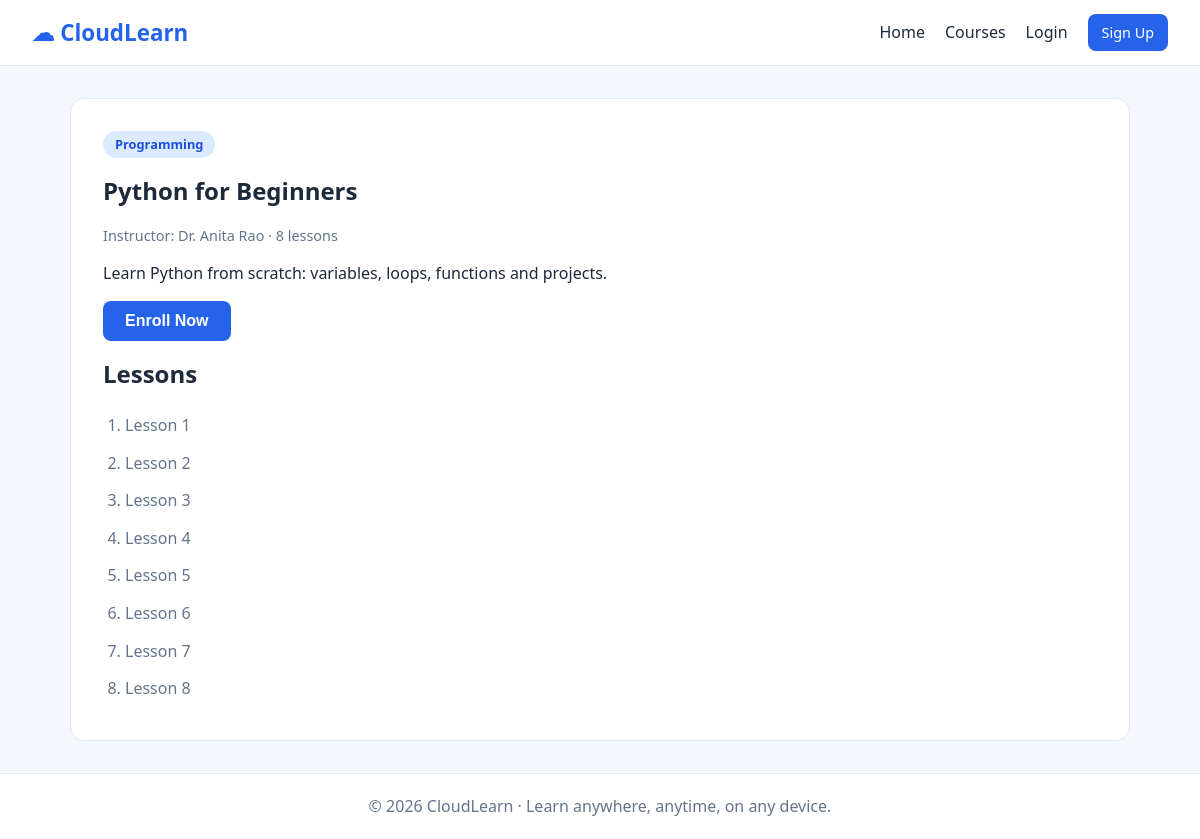
The page /course/1 on the database its author committed.
### tables this page shows
CREATE TABLE courses(
            id INTEGER PRIMARY KEY AUTOINCREMENT,
            title TEXT NOT NULL, category TEXT NOT NULL,
            instructor TEXT NOT NULL, description TEXT NOT NULL,
            lessons INTEGER NOT NULL);

### app.py (the view)
@app.route("/course/<int:course_id>")
def course_detail(course_id):
    db = get_db()
    course = db.execute("SELECT * FROM courses WHERE id=?",
                        (course_id,)).fetchone()
    if course is None:
        return render_template("404.html"), 404
    enrolled = None
    if "user_id" in session:
        enrolled = db.execute(
            "SELECT * FROM enrollments WHERE user_id=? AND course_id=?",
            (session["user_id"], course_id)).fetchone()
    return render_template("course_detail.html", course=course, enrolled=enrolled)

### app.py (called while the page is built)
def get_db():
    if "db" not in g:
        g.db = sqlite3.connect(DATABASE)
        g.db.row_factory = sqlite3.Row
    return g.db

### templates/course_detail.html (shortened to what this page needs)
{% extends "base.html" %}
{% block content %}
<section class="detail">
  <span class="tag">{{ course.category }}</span>
  <h1>{{ course.title }}</h1>
  <p class="meta">Instructor: {{ course.instructor }} &middot; {{ course.lessons }} lessons</p>
  <p>{{ course.description }}</p>
  {% if enrolled %}
    {% set pct = (enrolled.completed * 100 // course.lessons) %}
    <div class="progress"><div class="bar" style="width: {{ pct }}%"></div></div>
    <p>{{ enrolled.completed }} of {{ course.lessons }} lessons completed ({{ pct }}%)</p>
    {% if enrolled.completed < course.lessons %}
      <form method="post" action="{{ url_for('progress', course_id=course.id) }}">
        <button class="btn" type="submit">Mark next lesson complete</button>
      </form>
    {% else %}
      <p class="flash success">&#127881; Course completed. Great work!</p>
    {% endif %}
  {% else %}
    <form method="post" action="{{ url_for('enroll', course_id=course.id) }}">
      <button class="btn" type="submit">Enroll Now</button>
    </form>
  {% endif %}
  <h2>Lessons</h2>
  <ol class="lessons">
    {% for i in range(1, course.lessons + 1) %}
      <li class="{{ 'done' if enrolled and i <= enrolled.completed else '' }}">Lesson {{ i }}</li>
    {% endfor %}
  </ol>
</section>
{% endblock %}

### static/style.css (style rules this page uses)
:root { --primary: #2563eb; --primary-dark: #1d4ed8; --bg: #f4f7fb; --text: #1e293b; --muted: #64748b; --card: #ffffff; --border: #e2e8f0; --success: #16a34a; --error: #dc2626; }
* { box-sizing: border-box; margin: 0; padding: 0; }
body { font-family: "Segoe UI", system-ui, -apple-system, sans-serif; background: var(--bg); color: var(--text); line-height: 1.6; min-height: 100vh; display: flex; flex-direction: column; }
.btn { display: inline-block; background: var(--primary); color: #fff !important; border: none; padding: 11px 22px; border-radius: 8px; font-size: 1rem; font-weight: 600; cursor: pointer; transition: background .2s; }
.tag { align-self: flex-start; background: #dbeafe; color: var(--primary-dark); padding: 3px 12px; border-radius: 999px; font-size: .8rem; font-weight: 600; }
.meta { color: var(--muted); font-size: .9rem; }
.detail { background: #fff; padding: 32px; border-radius: 14px; border: 1px solid var(--border); display: flex; flex-direction: column; gap: 14px; }
.detail .btn { align-self: flex-start; }
.lessons { padding-left: 22px; }
.lessons li { padding: 6px 0; color: var(--muted); }

### rows shown on the page
courses: category "Programming", title "Python for Beginners", instructor "Dr. Anita Rao", lessons "8", description "Learn Python from scratch: variables, loops, functions and projects."

### other values the page prints
{{ i }} "1" "2" "3" "4" "5" "6" "7" "8"
